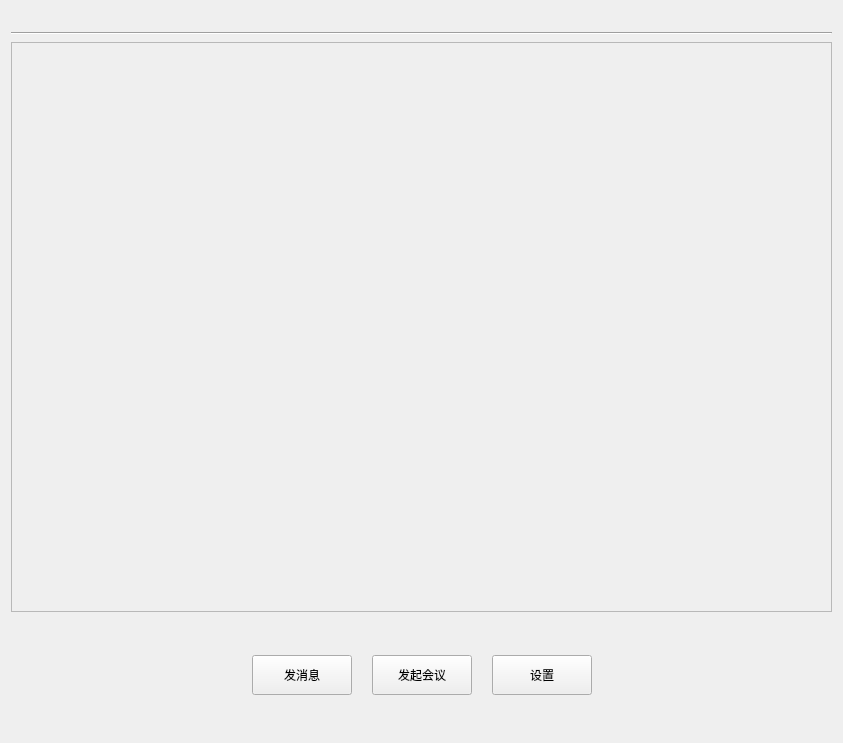
<?xml version="1.0" encoding="UTF-8"?>
<ui version="4.0">
 <class>WinContactsGroupInfo</class>
 <widget class="QWidget" name="WinContactsGroupInfo">
  <property name="geometry">
   <rect>
    <x>0</x>
    <y>0</y>
    <width>843</width>
    <height>743</height>
   </rect>
  </property>
  <property name="windowTitle">
   <string>WinContactsGroupInfo</string>
  </property>
  <layout class="QVBoxLayout" name="verticalLayout" stretch="0,1">
   <property name="spacing">
    <number>0</number>
   </property>
   <property name="leftMargin">
    <number>0</number>
   </property>
   <property name="topMargin">
    <number>0</number>
   </property>
   <property name="rightMargin">
    <number>0</number>
   </property>
   <property name="bottomMargin">
    <number>0</number>
   </property>
   <item>
    <widget class="QWidget" name="centerWidget" native="true">
     <layout class="QGridLayout" name="gridLayout_2">
      <item row="2" column="0">
       <widget class="QScrollArea" name="scrollArea">
        <property name="widgetResizable">
         <bool>true</bool>
        </property>
        <widget class="QWidget" name="scrollAreaWidgetContents">
         <property name="geometry">
          <rect>
           <x>0</x>
           <y>0</y>
           <width>780</width>
           <height>550</height>
          </rect>
         </property>
         <property name="minimumSize">
          <size>
           <width>780</width>
           <height>550</height>
          </size>
         </property>
         <property name="maximumSize">
          <size>
           <width>780</width>
           <height>550</height>
          </size>
         </property>
         <widget class="QWidget" name="gridLayoutWidget">
          <property name="geometry">
           <rect>
            <x>50</x>
            <y>40</y>
            <width>721</width>
            <height>491</height>
           </rect>
          </property>
          <layout class="QGridLayout" name="gridLayout">
           <property name="sizeConstraint">
            <enum>QLayout::SetFixedSize</enum>
           </property>
           <property name="leftMargin">
            <number>30</number>
           </property>
           <property name="topMargin">
            <number>30</number>
           </property>
           <property name="spacing">
            <number>15</number>
           </property>
          </layout>
         </widget>
        </widget>
       </widget>
      </item>
      <item row="0" column="0">
       <widget class="QLabel" name="labelGroupInfo">
        <property name="enabled">
         <bool>true</bool>
        </property>
        <property name="text">
         <string/>
        </property>
       </widget>
      </item>
      <item row="1" column="0">
       <widget class="Line" name="line">
        <property name="minimumSize">
         <size>
          <width>0</width>
          <height>5</height>
         </size>
        </property>
        <property name="maximumSize">
         <size>
          <width>16777215</width>
          <height>5</height>
         </size>
        </property>
        <property name="styleSheet">
         <string notr="true">color: rgb(0, 85, 255);</string>
        </property>
        <property name="orientation">
         <enum>Qt::Horizontal</enum>
        </property>
       </widget>
      </item>
     </layout>
    </widget>
   </item>
   <item>
    <widget class="QWidget" name="bottomWidget" native="true">
     <property name="minimumSize">
      <size>
       <width>0</width>
       <height>120</height>
      </size>
     </property>
     <property name="maximumSize">
      <size>
       <width>16777215</width>
       <height>120</height>
      </size>
     </property>
     <layout class="QHBoxLayout" name="horizontalLayout" stretch="0,0,0,0,0">
      <property name="spacing">
       <number>20</number>
      </property>
      <property name="leftMargin">
       <number>0</number>
      </property>
      <property name="topMargin">
       <number>0</number>
      </property>
      <property name="rightMargin">
       <number>0</number>
      </property>
      <property name="bottomMargin">
       <number>15</number>
      </property>
      <item>
       <spacer name="horizontalSpacer">
        <property name="orientation">
         <enum>Qt::Horizontal</enum>
        </property>
        <property name="sizeHint" stdset="0">
         <size>
          <width>40</width>
          <height>20</height>
         </size>
        </property>
       </spacer>
      </item>
      <item>
       <widget class="QPushButton" name="btnSendMsg">
        <property name="minimumSize">
         <size>
          <width>100</width>
          <height>40</height>
         </size>
        </property>
        <property name="maximumSize">
         <size>
          <width>100</width>
          <height>40</height>
         </size>
        </property>
        <property name="text">
         <string>发消息</string>
        </property>
       </widget>
      </item>
      <item>
       <widget class="QPushButton" name="benSendMeeting">
        <property name="minimumSize">
         <size>
          <width>100</width>
          <height>40</height>
         </size>
        </property>
        <property name="maximumSize">
         <size>
          <width>100</width>
          <height>40</height>
         </size>
        </property>
        <property name="text">
         <string>发起会议</string>
        </property>
       </widget>
      </item>
      <item>
       <widget class="QPushButton" name="setBtn">
        <property name="minimumSize">
         <size>
          <width>100</width>
          <height>40</height>
         </size>
        </property>
        <property name="maximumSize">
         <size>
          <width>100</width>
          <height>40</height>
         </size>
        </property>
        <property name="text">
         <string>设置</string>
        </property>
       </widget>
      </item>
      <item>
       <spacer name="horizontalSpacer_2">
        <property name="orientation">
         <enum>Qt::Horizontal</enum>
        </property>
        <property name="sizeHint" stdset="0">
         <size>
          <width>40</width>
          <height>20</height>
         </size>
        </property>
       </spacer>
      </item>
     </layout>
    </widget>
   </item>
  </layout>
 </widget>
 <layoutdefault spacing="6" margin="11"/>
 <resources/>
 <connections/>
</ui>
